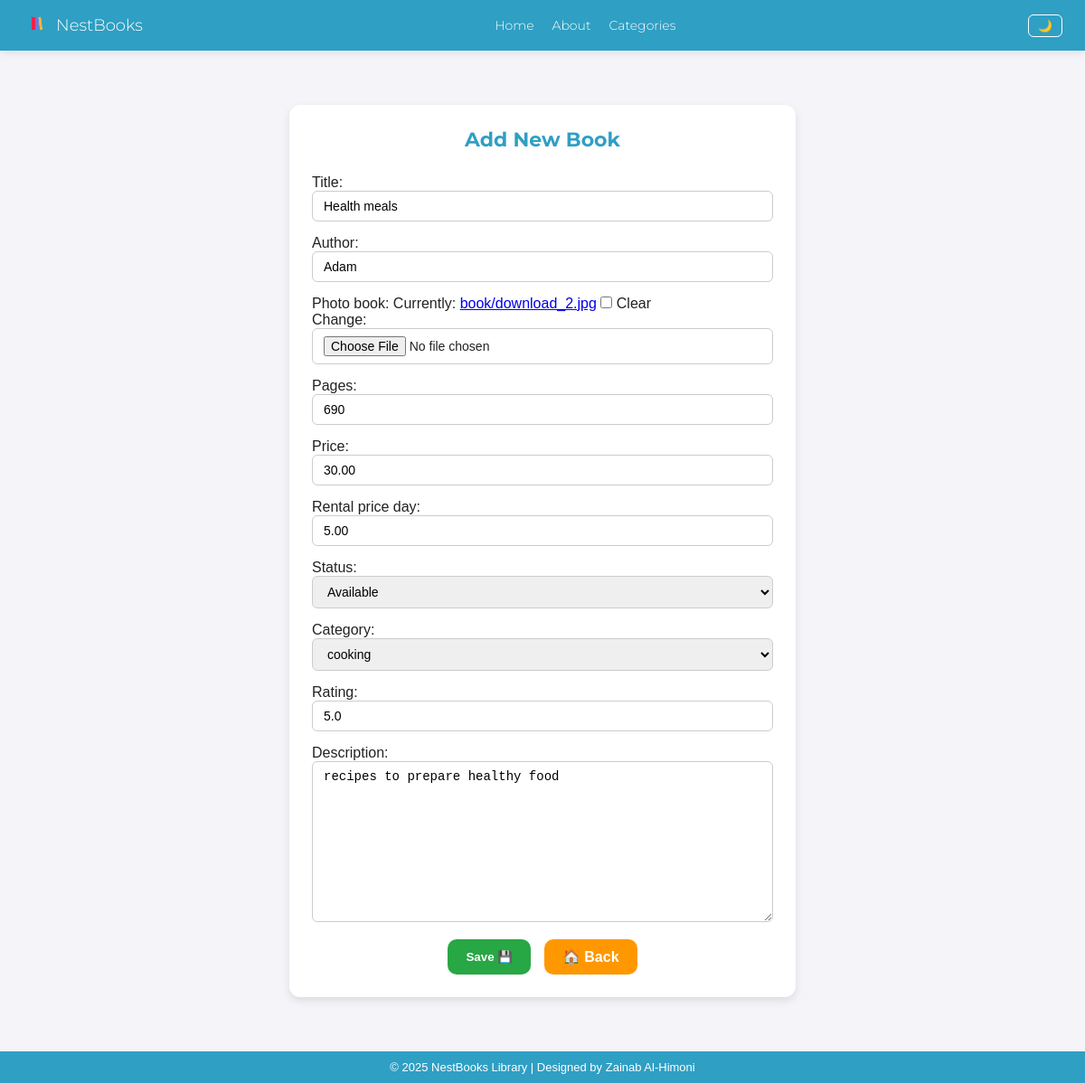
/books/edit/8/, run on the app's committed database.
### lms_app/models.py (models this page shows, shortened)
class Book(models.Model):
    STATUS_BOOK = [
        ('available', 'Available'),
        ('rental', 'Rental'),
        ('sold', 'Sold'),
    ]
    title = models.CharField(max_length=250)
    author = models.CharField(max_length=250, null=True, blank=True)
    photo_book = models.ImageField(upload_to='book', null=True, blank=True)
    pages = models.IntegerField(null=True, blank=True)
    price = models.DecimalField(max_digits=5, decimal_places=2, null=True, blank=True)
    rental_price_day = models.DecimalField(max_digits=5, decimal_places=2, null=True, blank=True)
    status = models.CharField(max_length=50, choices=STATUS_BOOK, null=True, blank=True)
    category = models.ForeignKey(Category, on_delete=models.PROTECT, null=True, blank=True)
    rating = models.FloatField(default=0)
    description = models.TextField(blank=True, null=True)

### lms_app/views.py (the view)
# urls.py: path('books/edit/<int:id>/', edit_book, name='edit_book'),
def edit_book(request, id):
    book = get_object_or_404(Book, id=id)
    if request.method == "POST":
        form = BookForm(request.POST, request.FILES, instance=book)
        if form.is_valid():
            form.save()
            return redirect('home')
    else:
        form = BookForm(instance=book)
    return render(request, 'books/edit_book.html', {'form': form})

### lms_app/forms.py
class BookForm(forms.ModelForm):
    class Meta:
        model = Book
        fields = ['title', 'author', 'photo_book', 'pages', 'price', 'rental_price_day', 'status', 'category', 'rating', 'description']

### lms_app/models.py (called while the page is built)
    def __str__(self):
        return self.name

### lms_app/templates/books/edit_book.html (shortened to what this page needs)
{% extends 'base.html' %}
{% block content %}
<div class="manage-container">
    <div class="book-form">
        <h2>Add New Book</h2>
        <form method="POST" enctype="multipart/form-data">
            {{ form.as_p }}
            <div class="button-group">
                <button type="submit" class="btn btn-green">Save 💾</button>
                <a href="{% url 'home' %}" class="btn btn-orange">🏠 Back</a>
            </div>
        </form>
    </div>
</div>
{% endblock %}

### lms_app/static/css/style.css (style rules this page uses)
* { margin: 0; padding: 0; box-sizing: border-box; }
html, body { height: 100%; }
body { font-family: Arial, sans-serif; background-color: #f4f4f9; color: #222; display: flex; flex-direction: column; min-height: 100vh; transition: background-color 0.3s, color 0.3s; }

### lms_app/templates/books/edit_book.html (style rules this page uses)
.manage-container { display: flex; justify-content: center; margin: 40px auto; padding: 20px; max-width: 600px; }
.book-form { width: 100%; background-color: #fff; border-radius: 12px; box-shadow: 0 4px 10px rgba(0,0,0,0.1); padding: 25px; }
.book-form h2 { text-align: center; color: #2f9fc4; font-family: 'Montserrat', sans-serif; font-size: 22px; margin-bottom: 25px; }
.book-form input[type="text"], .book-form input[type="number"], .book-form input[type="file"], .book-form select, .book-form textarea { width: 100%; padding: 8px 12px; margin-bottom: 15px; border: 1px solid #ccc; border-radius: 6px; font-size: 14px; transition: border-color 0.3s; }
.button-group { text-align: center; display: flex; flex-wrap: wrap; justify-content: center; gap: 15px; }
.btn { padding: 10px 20px; border-radius: 10px; border: none; cursor: pointer; color: white; font-weight: bold; transition: all 0.3s; text-decoration: none; display: inline-block; }
.btn-green { background-color: #28a745; }
.btn-orange { background-color: #ff9800; }

### data on the page
Book: title "Health meals", author "Adam", pages "690", price "30.00", rental_price_day "5.00", status "Available", category "cooking", rating "5.0", description "recipes to prepare healthy food"
